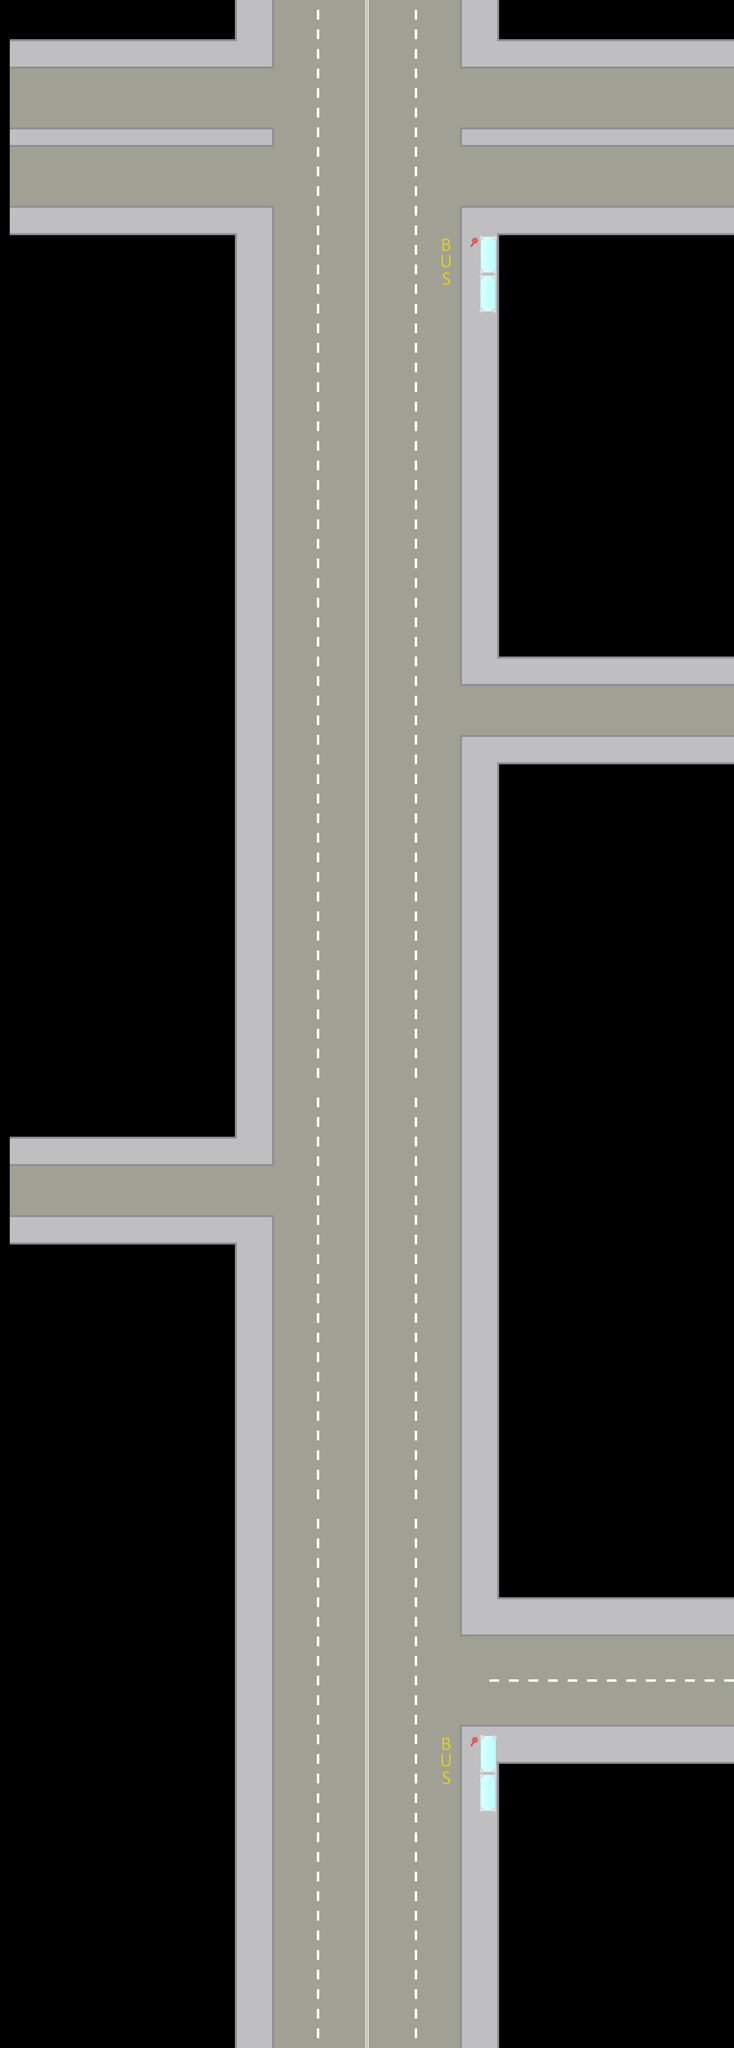

A level layout from a 2D game, rendered from its tile map. Below: a short description, then the map file with tile-grid data replaced by summaries:
An orthogonal 75x209 tile map with 32x32 px tiles, 2 tile layers (Tile Layer 3, Tile Layer 2), 2 tilesets.

<map version="1.2" tiledversion="1.3.4" orientation="orthogonal" renderorder="right-down" width="75" height="209" tilewidth="32" tileheight="32" infinite="0" nextlayerid="4" nextobjectid="1">
 <tileset firstgid="1" source="../busSprite.tsx" />
 <tileset firstgid="65" source="../Stations.tsx" />
 <layer id="3" name="Tile Layer 3" width="75" height="209">
  <data>[15675 cells, 7508 non-empty, 7 distinct tile ids]</data>
 </layer>
 <layer id="2" name="Tile Layer 2" width="75" height="209">
  <data>[15675 cells, 2 non-empty, 1 distinct tile ids]</data>
 </layer>
</map>
